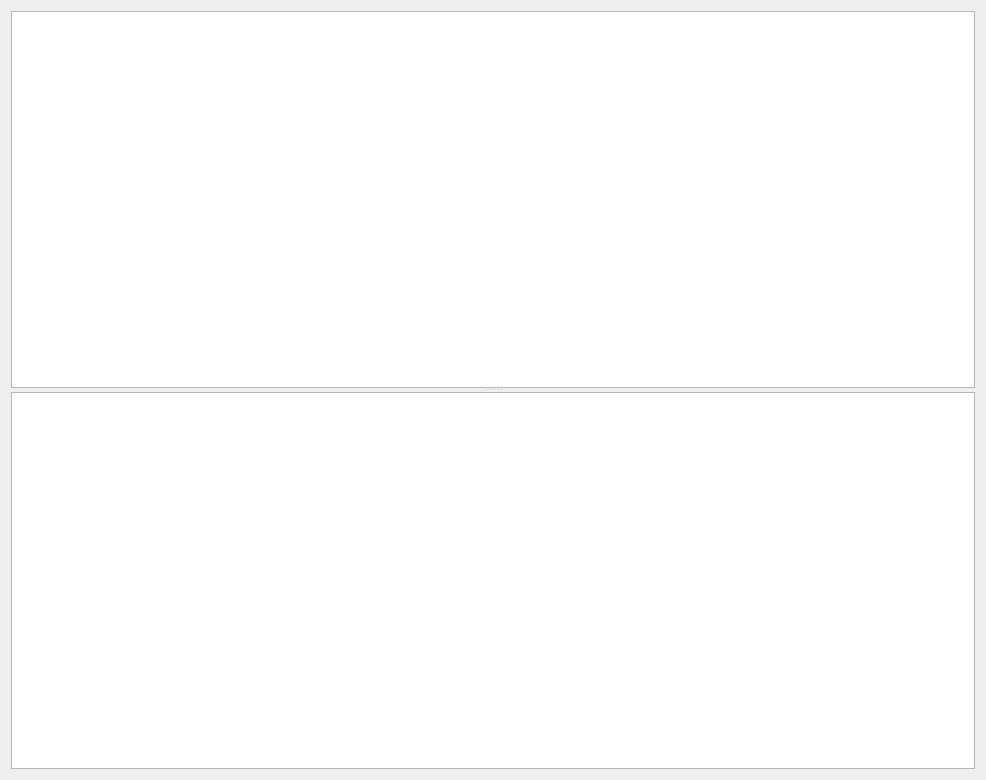
<?xml version="1.0" encoding="UTF-8"?>
<ui version="4.0">
 <class>MyFit_tab</class>
 <widget class="QWidget" name="MyFit_tab">
  <property name="geometry">
   <rect>
    <x>0</x>
    <y>0</y>
    <width>986</width>
    <height>780</height>
   </rect>
  </property>
  <property name="windowTitle">
   <string>Form</string>
  </property>
  <layout class="QVBoxLayout" name="verticalLayout">
   <item>
    <widget class="QSplitter" name="splitter">
     <property name="orientation">
      <enum>Qt::Vertical</enum>
     </property>
     <widget class="PlotWidget" name="mPlot"/>
     <widget class="PlotWidget" name="rPlot">
      <property name="sizePolicy">
       <sizepolicy hsizetype="Expanding" vsizetype="MinimumExpanding">
        <horstretch>0</horstretch>
        <verstretch>0</verstretch>
       </sizepolicy>
      </property>
     </widget>
    </widget>
   </item>
  </layout>
 </widget>
 <customwidgets>
  <customwidget>
   <class>PlotWidget</class>
   <extends>QGraphicsView</extends>
   <header>pyqtgraph</header>
  </customwidget>
 </customwidgets>
 <resources/>
 <connections/>
</ui>
